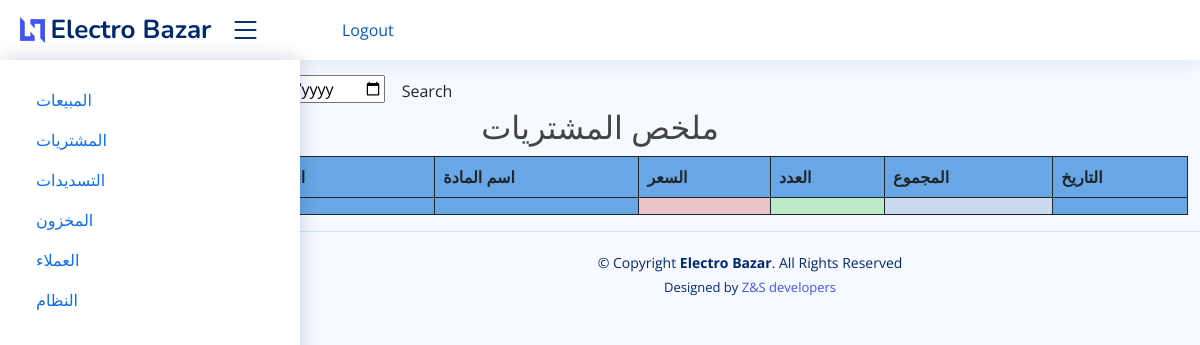
/purchase_report, run on an earlier commit of the app's database.
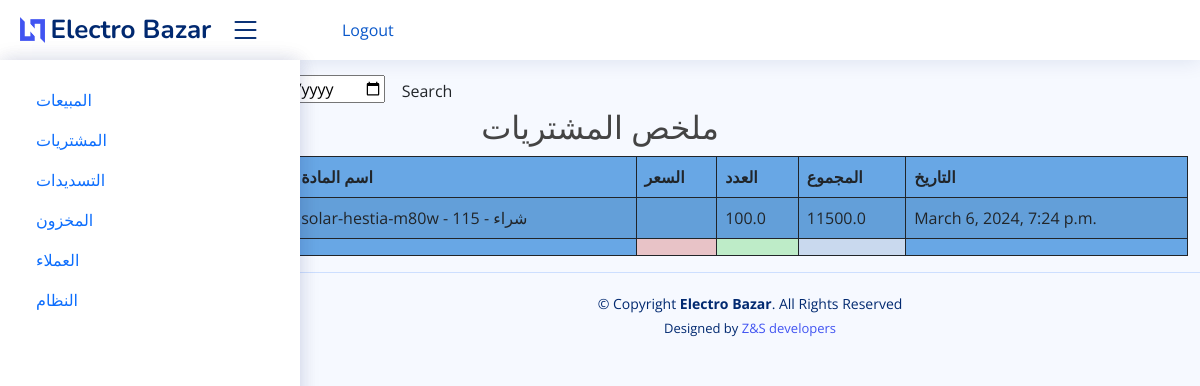
And on a later commit of the database.
### electro/models.py (models this page shows, shortened)
class PurchaseItem(models.Model):
    purchase_invoice = models.ForeignKey(Purchase, on_delete=models.CASCADE)
    item = models.ForeignKey(Item, on_delete=models.CASCADE)
    qty = models.FloatField(validators=[MinValueValidator(0.01)],default=0)
    total_amt = models.FloatField(validators=[MinValueValidator(0.01)],default=0,editable=False)
    pur_date = models.DateTimeField(auto_now_add=True)
    note = models.CharField(max_length=100, blank=True)
    class Meta:
        verbose_name_plural = '9. Purchased Item'

class Item(models.Model):
    PRICELIST = (
        ('مفرد', 'مفرد'),
        ('جملة', 'جملة'),
        ('شراء', 'شراء'),
        ('قسط', 'قسط'),
    )
    name = models.CharField(max_length=255)
    price = models.PositiveIntegerField(default=1)
    price_list = models.CharField(max_length=8, choices=PRICELIST, default='مفرد')
    class Meta:
        verbose_name_plural = 'مواد'
    def __str__(self):
        return f"{self.name} - {self.price} - {self.price_list}"

### electro/views.py (the view)
# urls.py: path('purchase_report', views.purchase_report, name="purchase_report"),
def purchase_report(request):
    p_reports = PurchaseItem.objects.select_related()
    myFilter = Purchase_Filter(request.GET, queryset=p_reports)
    p_reports = myFilter.qs
    context = {'p_reports': p_reports, 'myFilter': myFilter}
    return render(request, 'electro/reports/purchase_report.html', context)

### electro/models.py (called while the page is built)
    def __str__(self):
        return self.full_name

### electro/templates/electro/reports/purchase_report.html (shortened to what this page needs)
{% extends 'electro/base.html' %}
{% block content %}
    <br>
    <br> <br>
    <form class="form-a">
        To: <input type="date" value={{ myFilter.form.min_date }}</input>
        <button type="submit" class="btn btn-b">Search</button>
    </form>
    <h2 class="text-center"> ملخص المشتريات </h2>
    <table id="example3" class="table table-striped" style="background-color: #68a7e5">
        <thead>
        <tr>
            <th>رقم الوصل</th>
            <th>اسم العميل</th>
            <th>اسم المادة</th>
            <th>السعر</th>
            <th>العدد</th>
            <th>المجموع</th>
            <th>التاريخ</th>
        </tr>
        </thead>
        <tbody>
        {% for i in  p_reports %}
            <tr>
                <td>{{ i.purchase_invoice.invoice_number }}</td>
                <td>{{ i.purchase_invoice.vendor }}</td>
                <td>{{ i.item }}</td>
                <td>{{ i.item_price }}</td>
                <td>{{ i.qty }}</td>
                <td>{{ i.total_amt }}</td>
                <td>{{ i.pur_date }}</td>
            </tr>
        {% endfor %}
        </tbody>
        <tfoot>
        <th></th>
   <th></th>
        <th style="background-color: #e8c3c7"></th>
        <th style="background-color: #beecc8"></th>
        <th style="background-color: #c9d9ee"></th>
        <th></th>
        </tfoot>
    </table>
{% endblock %}

What changed in the data, as far as the page shows it:
added PurchaseItem: item "solar-hestia-m80w - 115 - شراء", qty "100.0", total_amt "11500.0", pur_date "March 6, 2024, 7:24 p.m."
